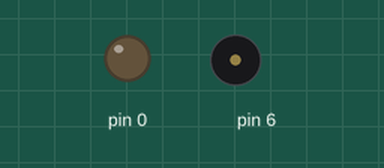
Bench run of a sketch on a simulated Arduino Uno, built with avr-gcc and run on an emulated ATmega328P. Parts: output pins drawn as LEDs (lit = HIGH), buzzer (waves = sounding).

Above: at 1.4 s.
At 5.9 s:
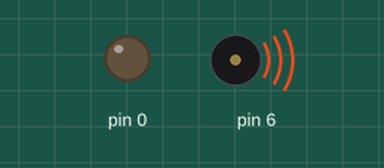
Timing chart, 0 to 6.2 s (numbered marks = the images above):
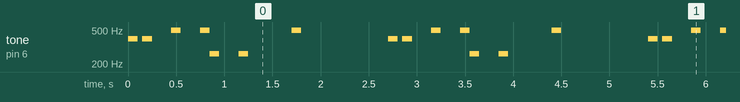

The sketch:

12_TONE_FUNCTION.ino
```cpp
void setup()
{
  pinMode(6, OUTPUT);
  pinMode(0, OUTPUT);
}

void loop()
{
  tone(6, 396, 100);
  delay(150);
  tone(6, 396, 100);
  delay(300);
  tone(6, 495, 100);
  delay(300);
  tone(6, 495, 100);
  delay(100);
  tone(6, 264, 100);
  delay(300);
  tone(6, 264, 100);
  delay(550);
  tone(6, 495, 100);
  delay(1000);
}
```

Measured:
- by itself, tone on pin 6: repeats every 2.7 s: silent 0.05 s, 396 Hz 0.10 s, 2 × (silent 0.20 s, 495 Hz 0.10 s), 264 Hz 0.10 s, silent 0.20 s, 264 Hz 0.10 s, silent 0.45 s, 495 Hz 0.10 s, silent 0.90 s, 396 Hz 0.10 s
